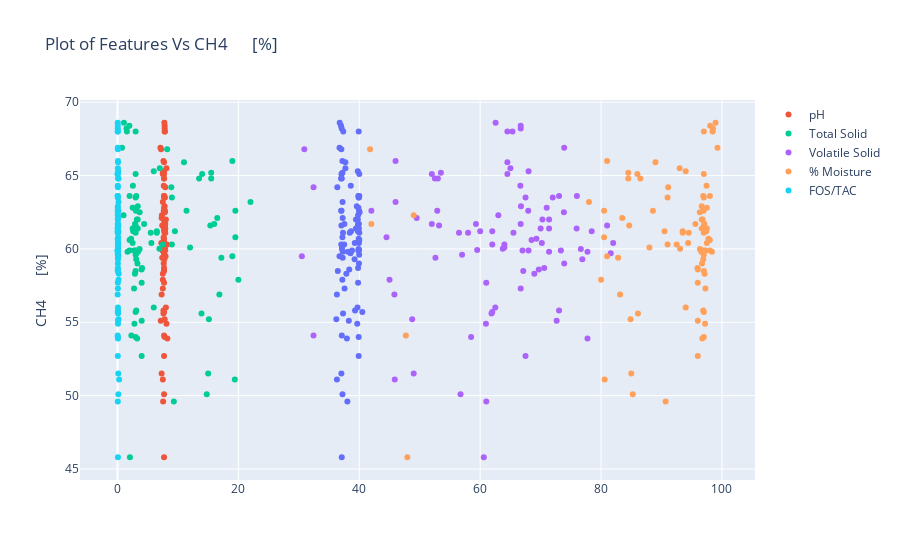

Notebook code cell kept with this figure:
### Code cell
# Create a scatter plot
fig = px.scatter(df, x=input_features[0], y=target, title=f'Plot of Features Vs {df.columns[-1]}')

# Add the other five features to the plot
for feature in input_features[1:]:
    fig.add_scatter(x=df[feature], y=df[target], mode='markers', name=feature)
fig.update_layout(
    xaxis_title=""
)
fig.show()
